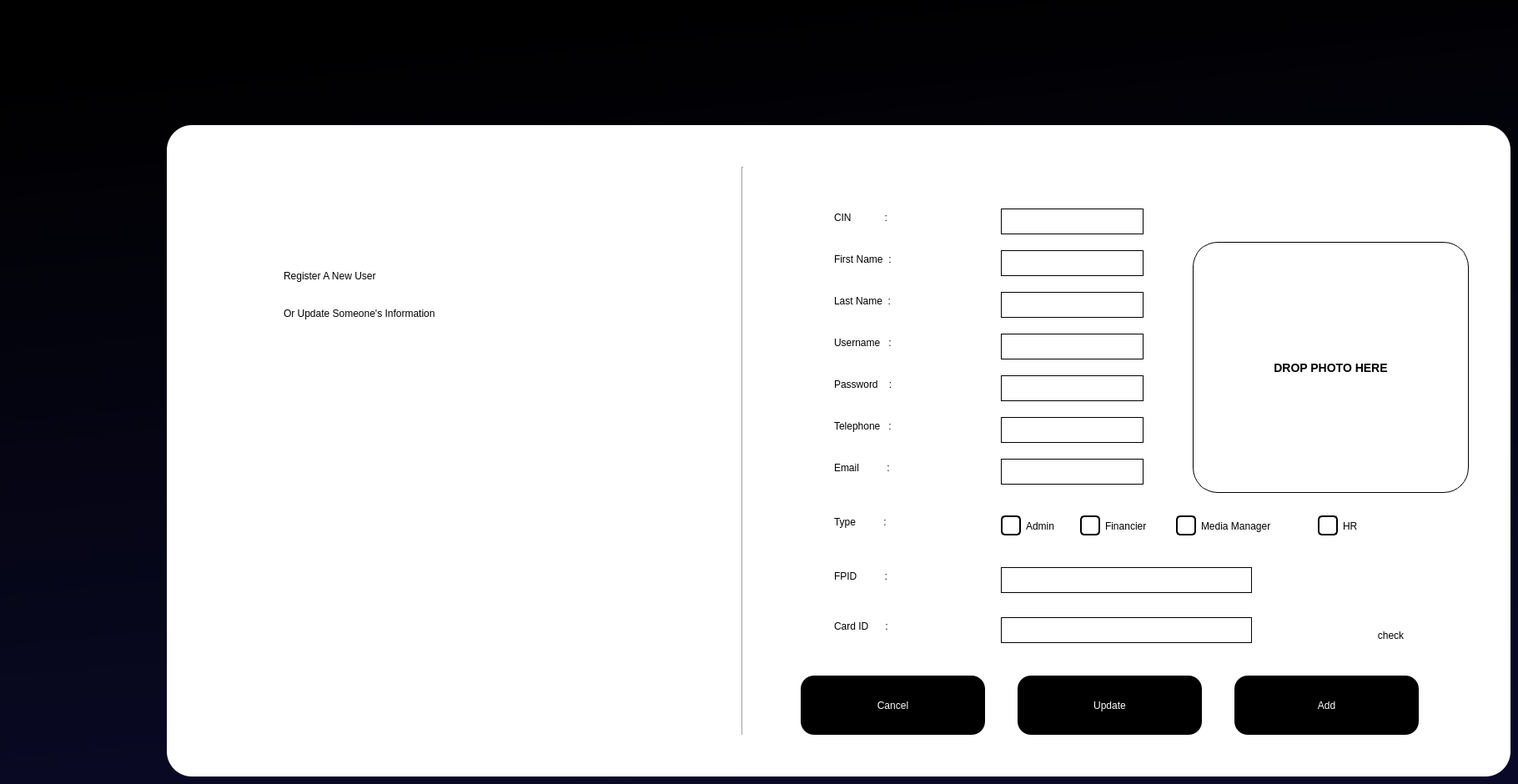
   <widget class="QWidget" name="adduser">
    <property name="styleSheet">
     <string notr="true">background-color: qlineargradient(spread:pad, x1:0.426227, y1:0, x2:0.625, y2:1, stop:0 rgba(0, 0, 0, 255), stop:1 rgba(10, 10, 40, 255));</string>
    </property>
    <widget class="QLabel" name="label_44A">
     <property name="geometry">
      <rect>
       <x>340</x>
       <y>290</y>
       <width>441</width>
       <height>81</height>
      </rect>
     </property>
     <property name="styleSheet">
      <string notr="true">background:none;
font: 75 36pt &quot;MS Shell Dlg 2&quot;;
color: rgb(0, 0, 0);
</string>
     </property>
     <property name="text">
      <string>Register A New User </string>
     </property>
    </widget>
    <widget class="QLabel" name="label_45A">
     <property name="geometry">
      <rect>
       <x>340</x>
       <y>350</y>
       <width>571</width>
       <height>51</height>
      </rect>
     </property>
     <property name="styleSheet">
      <string notr="true">background:none;
font: 75 12pt &quot;MS Shell Dlg 2&quot;;
color: rgb(0, 0, 0);</string>
     </property>
     <property name="text">
      <string>Or Update Someone's Information</string>
     </property>
    </widget>
    <widget class="QLabel" name="label_46A">
     <property name="geometry">
      <rect>
       <x>200</x>
       <y>150</y>
       <width>1611</width>
       <height>781</height>
      </rect>
     </property>
     <property name="styleSheet">
      <string notr="true">background:white;
border-radius:30px;</string>
     </property>
     <property name="text">
      <string/>
     </property>
    </widget>
    <widget class="QPushButton" name="pushButton_14A">
     <property name="geometry">
      <rect>
       <x>1480</x>
       <y>810</y>
       <width>221</width>
       <height>71</height>
      </rect>
     </property>
     <property name="styleSheet">
      <string notr="true">QPushButton {
    background: black;
    color: white;
    padding: 0.7em 1em;
    padding-left: 0.9em;
    align-items: center;
    border: none;
    border-radius: 16px;
	font: 75 18pt &quot;MS Shell Dlg 2&quot;;

}

</string>
     </property>
     <property name="text">
      <string>Add</string>
     </property>
    </widget>
    <widget class="QPushButton" name="pushButton_14A_2">
     <property name="geometry">
      <rect>
       <x>1220</x>
       <y>810</y>
       <width>221</width>
       <height>71</height>
      </rect>
     </property>
     <property name="styleSheet">
      <string notr="true">QPushButton {
    background: black;
    color: white;
    padding: 0.7em 1em;
    padding-left: 0.9em;
    align-items: center;
    border: none;
    border-radius: 16px;
	font: 75 18pt &quot;MS Shell Dlg 2&quot;;

}

</string>
     </property>
     <property name="text">
      <string>Update</string>
     </property>
    </widget>
    <widget class="QGroupBox" name="groupBox_5A">
     <property name="geometry">
      <rect>
       <x>980</x>
       <y>210</y>
       <width>811</width>
       <height>581</height>
      </rect>
     </property>
     <property name="styleSheet">
      <string notr="true">background-color:white;
border-radius:30px;
</string>
     </property>
     <property name="title">
      <string/>
     </property>
     <widget class="QLabel" name="label_41A">
      <property name="geometry">
       <rect>
        <x>20</x>
        <y>30</y>
        <width>191</width>
        <height>41</height>
       </rect>
      </property>
      <property name="styleSheet">
       <string notr="true">color: rgb(0, 0, 0);
font: 75 24pt &quot;MS Shell Dlg 2&quot;;</string>
      </property>
      <property name="text">
       <string>CIN            :</string>
      </property>
     </widget>
     <widget class="QLabel" name="label_47A">
      <property name="geometry">
       <rect>
        <x>20</x>
        <y>180</y>
        <width>211</width>
        <height>41</height>
       </rect>
      </property>
      <property name="styleSheet">
       <string notr="true">color: rgb(0, 0, 0);
font: 75 24pt &quot;MS Shell Dlg 2&quot;;</string>
      </property>
      <property name="text">
       <string>Username   :</string>
      </property>
     </widget>
     <widget class="QLineEdit" name="lineEdit_3A">
      <property name="geometry">
       <rect>
        <x>220</x>
        <y>90</y>
        <width>171</width>
        <height>31</height>
       </rect>
      </property>
      <property name="styleSheet">
       <string notr="true"> color: #333333; /* Text color */
    font-size: 14px; /* Font size */
    font-weight: bold; /* Font weight */
    border: 1px solid black;</string>
      </property>
     </widget>
     <widget class="QLabel" name="label_48A">
      <property name="geometry">
       <rect>
        <x>20</x>
        <y>80</y>
        <width>191</width>
        <height>41</height>
       </rect>
      </property>
      <property name="styleSheet">
       <string notr="true">color: rgb(0, 0, 0);
font: 75 24pt &quot;MS Shell Dlg 2&quot;;</string>
      </property>
      <property name="text">
       <string>First Name  :</string>
      </property>
     </widget>
     <widget class="QLineEdit" name="lineEdit_3A_2">
      <property name="geometry">
       <rect>
        <x>220</x>
        <y>40</y>
        <width>171</width>
        <height>31</height>
       </rect>
      </property>
      <property name="styleSheet">
       <string notr="true"> color: #333333; /* Text color */
    font-size: 14px; /* Font size */
    font-weight: bold; /* Font weight */
    border: 1px solid black;</string>
      </property>
     </widget>
     <widget class="QLabel" name="label_48A_2">
      <property name="geometry">
       <rect>
        <x>20</x>
        <y>130</y>
        <width>221</width>
        <height>41</height>
       </rect>
      </property>
      <property name="styleSheet">
       <string notr="true">color: rgb(0, 0, 0);
font: 75 24pt &quot;MS Shell Dlg 2&quot;;</string>
      </property>
      <property name="text">
       <string>Last Name  :</string>
      </property>
     </widget>
     <widget class="QLineEdit" name="lineEdit_3A_3">
      <property name="geometry">
       <rect>
        <x>220</x>
        <y>140</y>
        <width>171</width>
        <height>31</height>
       </rect>
      </property>
      <property name="styleSheet">
       <string notr="true"> color: #333333; /* Text color */
    font-size: 14px; /* Font size */
    font-weight: bold; /* Font weight */
    border: 1px solid black;</string>
      </property>
     </widget>
     <widget class="QLineEdit" name="lineEdit_3A_4">
      <property name="geometry">
       <rect>
        <x>220</x>
        <y>190</y>
        <width>171</width>
        <height>31</height>
       </rect>
      </property>
      <property name="styleSheet">
       <string notr="true"> color: #333333; /* Text color */
    font-size: 14px; /* Font size */
    font-weight: bold; /* Font weight */
    border: 1px solid black;</string>
      </property>
     </widget>
     <widget class="QLabel" name="label_47A_2">
      <property name="geometry">
       <rect>
        <x>20</x>
        <y>230</y>
        <width>201</width>
        <height>41</height>
       </rect>
      </property>
      <property name="styleSheet">
       <string notr="true">color: rgb(0, 0, 0);
font: 75 24pt &quot;MS Shell Dlg 2&quot;;</string>
      </property>
      <property name="text">
       <string>Password    :</string>
      </property>
     </widget>
     <widget class="QLineEdit" name="lineEdit_3A_5">
      <property name="geometry">
       <rect>
        <x>220</x>
        <y>240</y>
        <width>171</width>
        <height>31</height>
       </rect>
      </property>
      <property name="styleSheet">
       <string notr="true"> color: #333333; /* Text color */
    font-size: 14px; /* Font size */
    font-weight: bold; /* Font weight */
    border: 1px solid black;</string>
      </property>
     </widget>
     <widget class="QLabel" name="label_47A_3">
      <property name="geometry">
       <rect>
        <x>20</x>
        <y>390</y>
        <width>191</width>
        <height>51</height>
       </rect>
      </property>
      <property name="styleSheet">
       <string notr="true">color: rgb(0, 0, 0);
font: 75 24pt &quot;MS Shell Dlg 2&quot;;</string>
      </property>
      <property name="text">
       <string>Type          :</string>
      </property>
     </widget>
     <widget class="QRadioButton" name="radioButton_7">
      <property name="geometry">
       <rect>
        <x>220</x>
        <y>405</y>
        <width>91</width>
        <height>31</height>
       </rect>
      </property>
      <property name="styleSheet">
       <string notr="true">
QRadioButton {
    color: black; 
font: 14pt &quot;MS Shell Dlg 2&quot;;
}


QRadioButton::indicator {
    width: 20px;
    height: 20px;
    background-color: white;
    border: 2px solid black; 
    border-radius: 5px;
}


QRadioButton::indicator:checked {
    background-color: pink; 
    border: 2px solid black; 
}

QRadioButton:hover {
    color: black; 
}
</string>
      </property>
      <property name="text">
       <string>Admin</string>
      </property>
     </widget>
     <widget class="QRadioButton" name="radioButton_8">
      <property name="geometry">
       <rect>
        <x>315</x>
        <y>405</y>
        <width>111</width>
        <height>31</height>
       </rect>
      </property>
      <property name="styleSheet">
       <string notr="true">QRadioButton {
    color: black; 
font: 14pt &quot;MS Shell Dlg 2&quot;;
}


QRadioButton::indicator {
    width: 20px;
    height: 20px;
    background-color: white;
    border: 2px solid black; 
    border-radius: 5px;
}


QRadioButton::indicator:checked {
    background-color: pink; 
    border: 2px solid black; 
}

QRadioButton:hover {
    color: black; 
}
</string>
      </property>
      <property name="text">
       <string>Financier</string>
      </property>
     </widget>
     <widget class="QRadioButton" name="radioButton_9">
      <property name="geometry">
       <rect>
        <x>430</x>
        <y>405</y>
        <width>161</width>
        <height>31</height>
       </rect>
      </property>
      <property name="styleSheet">
       <string notr="true">QRadioButton {
    color: black; 
font: 14pt &quot;MS Shell Dlg 2&quot;;
}


QRadioButton::indicator {
    width: 20px;
    height: 20px;
    background-color: white;
    border: 2px solid black; 
    border-radius: 5px;
}


QRadioButton::indicator:checked {
    background-color: pink; 
    border: 2px solid black; 
}

QRadioButton:hover {
    color: black; 
}
</string>
      </property>
      <property name="text">
       <string>Media Manager</string>
      </property>
     </widget>
     <widget class="QRadioButton" name="radioButton_10">
      <property name="geometry">
       <rect>
        <x>600</x>
        <y>405</y>
        <width>83</width>
        <height>31</height>
       </rect>
      </property>
      <property name="styleSheet">
       <string notr="true">QRadioButton {
    color: black; 
font: 14pt &quot;MS Shell Dlg 2&quot;;
}


QRadioButton::indicator {
    width: 20px;
    height: 20px;
    background-color: white;
    border: 2px solid black; 
    border-radius: 5px;
}


QRadioButton::indicator:checked {
    background-color: pink; 
    border: 2px solid black; 
}

QRadioButton:hover {
    color: black; 
}
</string>
      </property>
      <property name="text">
       <string>HR</string>
      </property>
     </widget>
     <widget class="QPushButton" name="label_omek">
      <property name="geometry">
       <rect>
        <x>450</x>
        <y>80</y>
        <width>331</width>
        <height>301</height>
       </rect>
      </property>
      <property name="styleSheet">
       <string notr="true">#label_omek{
    font-size: 14px; /* Font size */
    font-weight: bold; /* Font weight */
    border: 1px solid black;
background:none;
	font: 75 14pt &quot;MS Shell Dlg 2&quot;;
	color: rgb(0, 0, 0);
}
</string>
      </property>
      <property name="text">
       <string>DROP PHOTO HERE</string>
      </property>
     </widget>
     <widget class="QLabel" name="label_47A_5">
      <property name="geometry">
       <rect>
        <x>20</x>
        <y>280</y>
        <width>211</width>
        <height>41</height>
       </rect>
      </property>
      <property name="styleSheet">
       <string notr="true">color: rgb(0, 0, 0);
font: 75 24pt &quot;MS Shell Dlg 2&quot;;</string>
      </property>
      <property name="text">
       <string>Telephone   :</string>
      </property>
     </widget>
     <widget class="QLineEdit" name="lineEdit_3A_12">
      <property name="geometry">
       <rect>
        <x>220</x>
        <y>340</y>
        <width>171</width>
        <height>31</height>
       </rect>
      </property>
      <property name="styleSheet">
       <string notr="true"> color: #333333; /* Text color */
    font-size: 14px; /* Font size */
    font-weight: bold; /* Font weight */
    border: 1px solid black;</string>
      </property>
     </widget>
     <widget class="QLabel" name="label_47A_8">
      <property name="geometry">
       <rect>
        <x>20</x>
        <y>330</y>
        <width>191</width>
        <height>41</height>
       </rect>
      </property>
      <property name="styleSheet">
       <string notr="true">color: rgb(0, 0, 0);
font: 75 24pt &quot;MS Shell Dlg 2&quot;;</string>
      </property>
      <property name="text">
       <string>Email          :</string>
      </property>
     </widget>
     <widget class="QLineEdit" name="lineEdit_3A_13">
      <property name="geometry">
       <rect>
        <x>220</x>
        <y>290</y>
        <width>171</width>
        <height>31</height>
       </rect>
      </property>
      <property name="styleSheet">
       <string notr="true"> color: #333333; /* Text color */
    font-size: 14px; /* Font size */
    font-weight: bold; /* Font weight */
    border: 1px solid black;</string>
      </property>
     </widget>
     <widget class="QLabel" name="pls">
      <property name="geometry">
       <rect>
        <x>20</x>
        <y>460</y>
        <width>181</width>
        <height>41</height>
       </rect>
      </property>
      <property name="styleSheet">
       <string notr="true">color: rgb(0, 0, 0);
font: 75 24pt &quot;MS Shell Dlg 2&quot;;</string>
      </property>
      <property name="text">
       <string>FPID          :</string>
      </property>
     </widget>
     <widget class="QLabel" name="owo">
      <property name="geometry">
       <rect>
        <x>410</x>
        <y>460</y>
        <width>161</width>
        <height>51</height>
       </rect>
      </property>
      <property name="styleSheet">
       <string notr="true">color: rgb(0, 0, 0);
font: 75 24pt &quot;MS Shell Dlg 2&quot;;</string>
      </property>
      <property name="text">
       <string/>
      </property>
     </widget>
     <widget class="QLineEdit" name="fpid">
      <property name="geometry">
       <rect>
        <x>220</x>
        <y>470</y>
        <width>301</width>
        <height>31</height>
       </rect>
      </property>
      <property name="styleSheet">
       <string notr="true"> color: #333333; /* Text color */
    font-size: 14px; /* Font size */
    font-weight: bold; /* Font weight */
    border: 1px solid black;</string>
      </property>
      <property name="readOnly">
       <bool>true</bool>
      </property>
     </widget>
     <widget class="QLabel" name="pls_2">
      <property name="geometry">
       <rect>
        <x>20</x>
        <y>520</y>
        <width>181</width>
        <height>41</height>
       </rect>
      </property>
      <property name="styleSheet">
       <string notr="true">color: rgb(0, 0, 0);
font: 75 24pt &quot;MS Shell Dlg 2&quot;;</string>
      </property>
      <property name="text">
       <string>Card ID      :</string>
      </property>
     </widget>
     <widget class="QLineEdit" name="label_46">
      <property name="geometry">
       <rect>
        <x>220</x>
        <y>530</y>
        <width>301</width>
        <height>31</height>
       </rect>
      </property>
      <property name="styleSheet">
       <string notr="true"> color: #333333; /* Text color */
    font-size: 14px; /* Font size */
    font-weight: bold; /* Font weight */
    border: 1px solid black;</string>
      </property>
      <property name="readOnly">
       <bool>true</bool>
      </property>
     </widget>
     <widget class="QPushButton" name="pushButton_5">
      <property name="geometry">
       <rect>
        <x>650</x>
        <y>540</y>
        <width>75</width>
        <height>23</height>
       </rect>
      </property>
      <property name="styleSheet">
       <string notr="true">color: black;

QPushButton::check
{
		color : red;
}</string>
      </property>
      <property name="text">
       <string>check</string>
      </property>
      <property name="checkable">
       <bool>true</bool>
      </property>
     </widget>
    </widget>
    <widget class="QLineEdit" name="lineEdit_10">
     <property name="geometry">
      <rect>
       <x>1150</x>
       <y>710</y>
       <width>271</width>
       <height>21</height>
      </rect>
     </property>
     <property name="styleSheet">
      <string notr="true"> color: #333333; /* Text color */
    font-size: 14px; /* Font size */
    font-weight: bold; /* Font weight */
    border: 1px solid black;
background:none;</string>
     </property>
    </widget>
    <widget class="Line" name="line_2A">
     <property name="geometry">
      <rect>
       <x>880</x>
       <y>200</y>
       <width>21</width>
       <height>681</height>
      </rect>
     </property>
     <property name="styleSheet">
      <string notr="true">background:none;
color:black;</string>
     </property>
     <property name="orientation">
      <enum>Qt::Vertical</enum>
     </property>
    </widget>
    <widget class="QPushButton" name="pushButton_14A_3">
     <property name="geometry">
      <rect>
       <x>960</x>
       <y>810</y>
       <width>221</width>
       <height>71</height>
      </rect>
     </property>
     <property name="styleSheet">
      <string notr="true">QPushButton {
    background: black;
    color: white;
    padding: 0.7em 1em;
    padding-left: 0.9em;
    align-items: center;
    border: none;
    border-radius: 16px;
	font: 75 18pt &quot;MS Shell Dlg 2&quot;;

}

</string>
     </property>
     <property name="text">
      <string>Cancel</string>
     </property>
    </widget>
    <zorder>lineEdit_10</zorder>
    <zorder>label_46A</zorder>
    <zorder>groupBox_5A</zorder>
    <zorder>label_44A</zorder>
    <zorder>label_45A</zorder>
    <zorder>pushButton_14A</zorder>
    <zorder>pushButton_14A_2</zorder>
    <zorder>line_2A</zorder>
    <zorder>pushButton_14A_3</zorder>
   </widget>
